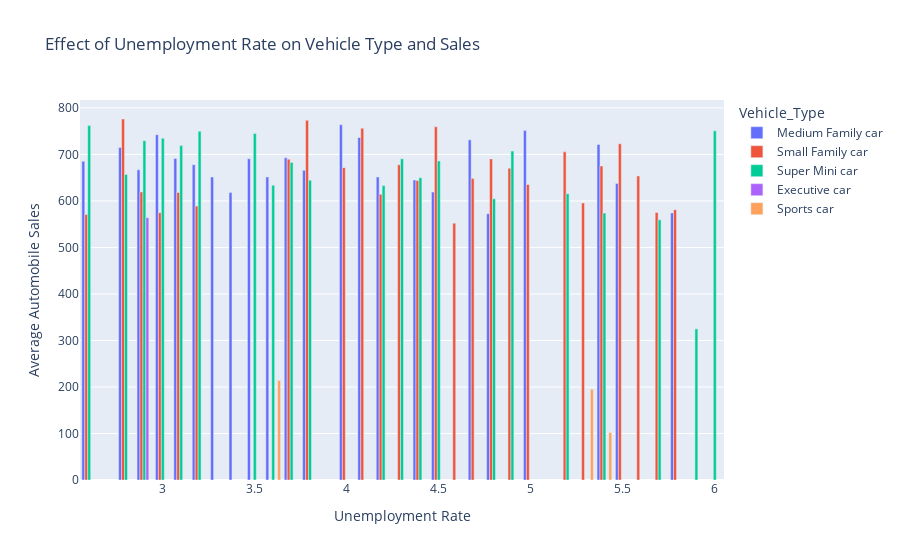

Here is the notebook cell this chart was saved with:
### Markdown cell above
### **Effect of `unemployment rate`** on `Vehicle_Type` and `Automobile_Sales`

### Code cell
df1 = recession_data.groupby(['unemployment_rate', 'Vehicle_Type'])['Automobile_Sales'].mean().reset_index()

r_plot4 = px.bar(df1, x='unemployment_rate', y='Automobile_Sales', color='Vehicle_Type',
             labels={'Automobile_Sales': 'Average Automobile Sales', 'unemployment_rate': 'Unemployment Rate'},
             title='Effect of Unemployment Rate on Vehicle Type and Sales', barmode='group')

r_plot4

### Figure 1 — Plotly figure (JSON) as saved in the notebook; plotly's stock layout.template omitted (floating-point values rounded to 4 significant figures)
{"data": [{"alignmentgroup": "True", "hovertemplate": "Vehicle_Type=Medium Family car<br>Unemployment Rate=%{x}<br>Average Automobile Sales=%{y}<extra></extra>", "legendgroup": "Medium Family car", "marker": {"color": "#636efa", "pattern": {"shape": ""}}, "name": "Medium Family car", "offsetgroup": "Medium Family car", "orientation": "v", "showlegend": true, "textposition": "auto", "type": "bar", "x": [2.6, 2.8, 2.9, 3, 3.1, 3.2, 3.3, 3.4, 3.5, 3.6, 3.7, 3.8, 4, 4.1, 4.2, 4.4, 4.5, 4.7, 4.8, 5, 5.4, 5.5, 5.8], "xaxis": "x", "y": [685.5, 714.8, 666.9, 742.5, 691.3, 678.0, 651.5, 617.9, 690.5, 651.7, 692.8, 665.8, 763.9, 736.5, 651.7, 645.0, 619.1, 731.4, 572.7, 751.4, 721.5, 637.3, 574.3], "yaxis": "y"}, {"alignmentgroup": "True", "hovertemplate": "Vehicle_Type=Small Family car<br>Unemployment Rate=%{x}<br>Average Automobile Sales=%{y}<extra></extra>", "legendgroup": "Small Family car", "marker": {"color": "#EF553B", "pattern": {"shape": ""}}, "name": "Small Family car", "offsetgroup": "Small Family car", "orientation": "v", "showlegend": true, "textposition": "auto", "type": "bar", "x": [2.6, 2.8, 2.9, 3, 3.1, 3.2, 3.7, 3.8, 4, 4.1, 4.2, 4.3, 4.4, 4.5, 4.6, 4.7, 4.8, 4.9, 5, 5.2, 5.3, 5.4, 5.5, 5.6, 5.7, 5.8], "xaxis": "x", "y": [570.9, 776.2, 619.4, 574.7, 618.2, 589, 689.8, 773.3, 671.6, 756.3, 614.4, 677.6, 643.9, 759.5, 552.3, 648.1, 690.4, 670.5, 635.3, 705.6, 595.8, 675.0, 723, 653.7, 575.2, 581.2], "yaxis": "y"}, {"alignmentgroup": "True", "hovertemplate": "Vehicle_Type=Super Mini car<br>Unemployment Rate=%{x}<br>Average Automobile Sales=%{y}<extra></extra>", "legendgroup": "Super Mini car", "marker": {"color": "#00cc96", "pattern": {"shape": ""}}, "name": "Super Mini car", "offsetgroup": "Super Mini car", "orientation": "v", "showlegend": true, "textposition": "auto", "type": "bar", "x": [2.6, 2.8, 2.9, 3, 3.1, 3.2, 3.5, 3.6, 3.7, 3.8, 4.2, 4.3, 4.4, 4.5, 4.8, 4.9, 5.2, 5.4, 5.7, 5.9, 6], "xaxis": "x", "y": [762, 657.1, 729.6, 734.9, 719.0, 750, 745, 633.8, 682.9, 644.5, 633.0, 690.7, 650, 686.1, 604.5, 707.4, 615.4, 574.0, 559.4, 325, 750.8], "yaxis": "y"}, {"alignmentgroup": "True", "hovertemplate": "Vehicle_Type=Executive car<br>Unemployment Rate=%{x}<br>Average Automobile Sales=%{y}<extra></extra>", "legendgroup": "Executive car", "marker": {"color": "#ab63fa", "pattern": {"shape": ""}}, "name": "Executive car", "offsetgroup": "Executive car", "orientation": "v", "showlegend": true, "textposition": "auto", "type": "bar", "x": [2.9], "xaxis": "x", "y": [564], "yaxis": "y"}, {"alignmentgroup": "True", "hovertemplate": "Vehicle_Type=Sports car<br>Unemployment Rate=%{x}<br>Average Automobile Sales=%{y}<extra></extra>", "legendgroup": "Sports car", "marker": {"color": "#FFA15A", "pattern": {"shape": ""}}, "name": "Sports car", "offsetgroup": "Sports car", "orientation": "v", "showlegend": true, "textposition": "auto", "type": "bar", "x": [3.6, 5.3, 5.4], "xaxis": "x", "y": [214, 195, 102], "yaxis": "y"}], "layout": {"barmode": "group", "legend": {"title": {"text": "Vehicle_Type"}, "tracegroupgap": 0}, "title": {"text": "Effect of Unemployment Rate on Vehicle Type and Sales"}, "xaxis": {"anchor": "y", "domain": [0, 1], "title": {"text": "Unemployment Rate"}}, "yaxis": {"anchor": "x", "domain": [0, 1], "title": {"text": "Average Automobile Sales"}}}}
